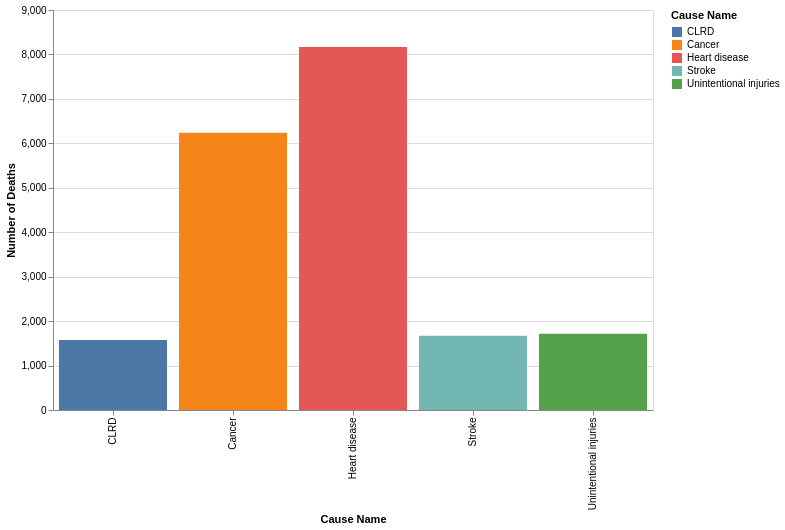

This figure's notebook cell:
### Code cell
mississippi = df[df[df["State"] == "Mississippi"]!= "All causes"]

causes = mississippi.groupby("Cause Name")["Deaths"].mean().nlargest(5).reset_index(name = "Number of Deaths")

missCauses = alt.Chart(causes).mark_bar().encode(
    alt.X("Cause Name", axis = alt.Axis(title = "Cause Name")),
    alt.Y("Number of Deaths", axis = alt.Axis(title = "Number of Deaths")),
          tooltip = ["Cause Name", alt.Tooltip("Number of Deaths")], color = alt.Color("Cause Name")).properties(width = 600, height = 400)
missCauses

### Figure 1 — Vega-Lite specification as saved in the notebook (floating-point values rounded to 4 significant figures)
{"config": {"view": {"continuousWidth": 300, "continuousHeight": 300}}, "data": {"name": "data-6fef1d55495154f95bda80106709e6f5"}, "mark": {"type": "bar"}, "encoding": {"color": {"field": "Cause Name", "type": "nominal"}, "tooltip": [{"field": "Cause Name", "type": "nominal"}, {"field": "Number of Deaths", "type": "quantitative"}], "x": {"axis": {"title": "Cause Name"}, "field": "Cause Name", "type": "nominal"}, "y": {"axis": {"title": "Number of Deaths"}, "field": "Number of Deaths", "type": "quantitative"}}, "height": 400, "width": 600, "$schema": "https://vega.github.io/schema/vega-lite/v5.8.0.json", "datasets": {"data-6fef1d55495154f95bda80106709e6f5": [{"Cause Name": "Heart disease", "Number of Deaths": 8165.0}, {"Cause Name": "Cancer", "Number of Deaths": 6236.0}, {"Cause Name": "Unintentional injuries", "Number of Deaths": 1716.0}, {"Cause Name": "Stroke", "Number of Deaths": 1669.0}, {"Cause Name": "CLRD", "Number of Deaths": 1577.0}]}}
